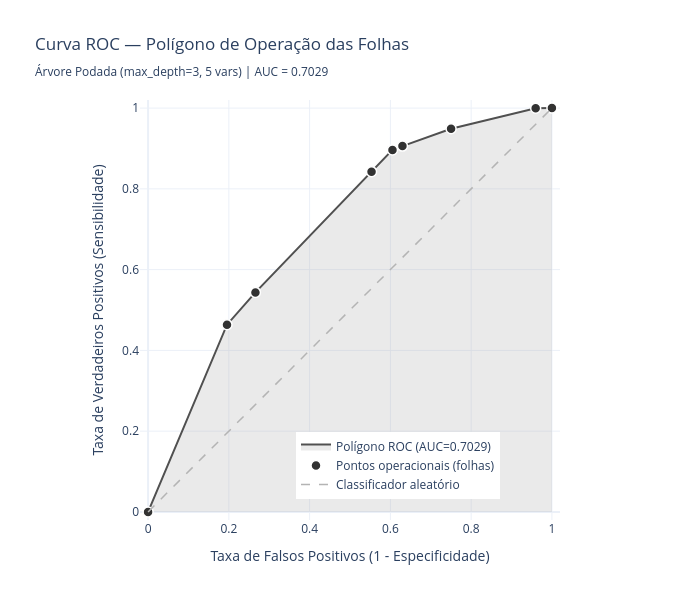

The notebook cell this image was saved under:
### Code cell
# Escolher a profundidade com maior AUC no teste (critério mais robusto que acurácia)
melhor_depth = df_poda.loc[df_poda['auc'].idxmax(), 'max_depth']
print(f"Melhor profundidade (maior AUC no teste): {melhor_depth}")
# Definindo o melhor deepth manualmente
melhor_depth = 3

dt_podada = DecisionTreeClassifier(
    criterion='gini',
    max_depth=melhor_depth,
    random_state=SEED
)
dt_podada.fit(X_train_sel, y_train)

metricas_podada = avaliar_modelo(
    f'Árvore Podada (max_depth={melhor_depth}, {len(VARS_SELECIONADAS)} vars)',
    dt_podada, X_train_sel, y_train, X_test_sel, y_test
)

# Importância na árvore podada
imp_podada = plot_importancias(
    dt_podada, VARS_SELECIONADAS,
    f'Importância das variáveis — Árvore Podada (max_depth={melhor_depth})'
)

### Figure 1 — Plotly figure (JSON) as saved in the notebook; plotly's stock layout.template omitted (floating-point values rounded to 4 significant figures)
{"data": [{"fill": "tozeroy", "fillcolor": "rgba(150, 150, 150, 0.2)", "hoverinfo": "skip", "line": {"color": "rgb(80, 80, 80)", "width": 2}, "mode": "lines", "name": "Polígono ROC (AUC=0.7029)", "type": "scatter", "x": [0, 0.1954, 0.2659, 0.5534, 0.6052, 0.6299, 0.7503, 0.9598, 1], "y": [0, 0.4637, 0.5435, 0.8425, 0.8964, 0.9058, 0.9488, 0.9998, 1]}, {"hoverinfo": "text", "hovertext": ["Origem (0,0)", "Folha #4<br>Regras: Percent_Days_Employed ≤ 0.48<br>Age_at_Release ≤ 5.5<br>Prior_Arrest_Episodes_Felony > 2.5<br>n=2714 | Reincidência=76.4%<br>Gini=0.3499", "Folha #3<br>Regras: Percent_Days_Employed ≤ 0.48<br>Age_at_Release ≤ 5.5<br>Prior_Arrest_Episodes_Felony ≤ 2.5<br>n=588 | Reincidência=60.7%<br>Gini=0.4842", "Folha #14<br>Regras: Percent_Days_Employed > 0.48<br>Jobs_Per_Year > 0.66<br>Prior_Arrest_Episodes_Felony > 2.5<br>n=2280 | Reincidência=58.6%<br>Gini=0.4878", "Folha #7<br>Regras: Percent_Days_Employed ≤ 0.48<br>Age_at_Release > 5.5<br>Prior_Arrest_Episodes_Felony > 4.5<br>n=411 | Reincidência=58.6%<br>Gini=0.484", "Folha #6<br>Regras: Percent_Days_Employed ≤ 0.48<br>Age_at_Release > 5.5<br>Prior_Arrest_Episodes_Felony ≤ 4.5<br>n=123 | Reincidência=34.1%<br>Gini=0.3925", "Folha #13<br>Regras: Percent_Days_Employed > 0.48<br>Jobs_Per_Year > 0.66<br>Prior_Arrest_Episodes_Felony ≤ 2.5<br>n=587 | Reincidência=32.7%<br>Gini=0.4593", "Folha #11<br>Regras: Percent_Days_Employed > 0.48<br>Jobs_Per_Year ≤ 0.66<br>Percent_Days_Employed > 0.48<br>n=915 | Reincidência=24.9%<br>Gini=0.3825", "Folha #10<br>Regras: Percent_Days_Employed > 0.48<br>Jobs_Per_Year ≤ 0.66<br>Percent_Days_Employed ≤ 0.48<br>n=133 | Reincidência=0.8%<br>Gini=0.0"], "marker": {"color": "rgb(50, 50, 50)", "line": {"color": "white", "width": 1.5}, "size": 10}, "mode": "markers", "name": "Pontos operacionais (folhas)", "type": "scatter", "x": [0, 0.1954, 0.2659, 0.5534, 0.6052, 0.6299, 0.7503, 0.9598, 1], "y": [0, 0.4637, 0.5435, 0.8425, 0.8964, 0.9058, 0.9488, 0.9998, 1]}, {"hoverinfo": "skip", "line": {"color": "rgb(180, 180, 180)", "dash": "dash", "width": 1.5}, "mode": "lines", "name": "Classificador aleatório", "type": "scatter", "x": [0, 1], "y": [0, 1]}], "layout": {"height": 600, "hoverlabel": {"bgcolor": "white", "font": {"size": 11}}, "legend": {"x": 0.4, "y": 0.05}, "title": {"text": "Curva ROC — Polígono de Operação das Folhas<br><sub>Árvore Podada (max_depth=3, 5 vars) | AUC = 0.7029</sub>"}, "width": 700, "xaxis": {"constrain": "domain", "range": [-0.02, 1.02], "title": {"text": "Taxa de Falsos Positivos (1 - Especificidade)"}}, "yaxis": {"range": [-0.02, 1.02], "scaleanchor": "x", "title": {"text": "Taxa de Verdadeiros Positivos (Sensibilidade)"}}}}
